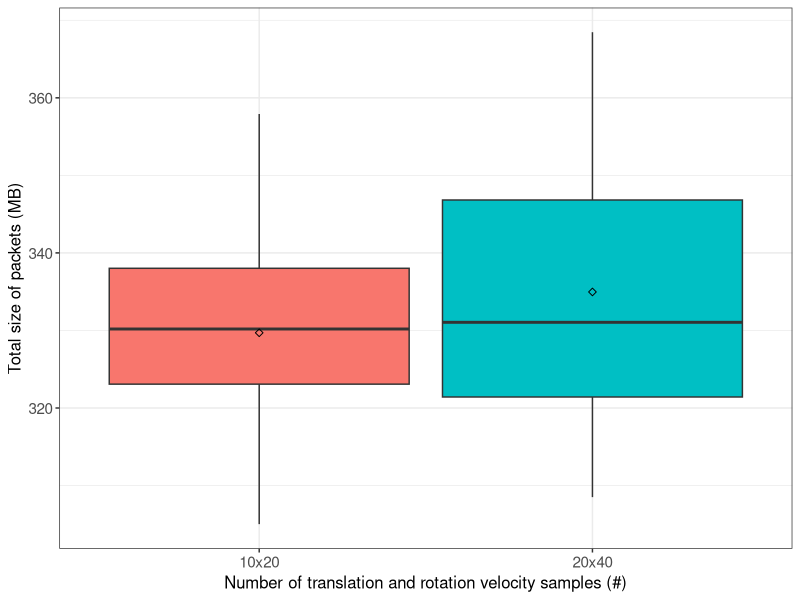
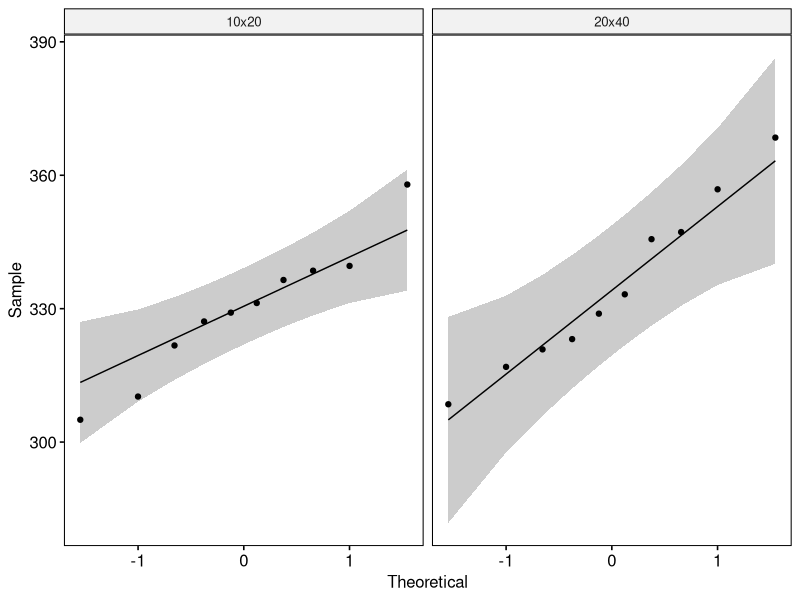

Source code (R) for these figures, in order:
## ---- chunk 1
if (!require('tidyverse')) install.packages('tidyverse', dependencies = TRUE); library('tidyverse')
if (!require('ggpubr')) install.packages('ggpubr', dependencies = TRUE); library('ggpubr')
if (!require('rstatix')) install.packages('rstatix', dependencies = TRUE); library('rstatix')
if (!require('ggplot2')) install.packages('ggplot2', dependencies = TRUE); library('ggplot2')
## ---- chunk 2
data <- read.csv(file = '../../raw_data/test_velocity_samples/run_table.csv')
data$size_of_packets <- data$size_of_packets / 1000000
data <- subset(data, select = c(X__run_id, velocity_samples, size_of_packets))
data$velocity_samples <- as.factor(data$velocity_samples)
data$size_of_packets <- as.numeric(data$size_of_packets)
## ---- chunk 3
data %>%
  group_by(velocity_samples) %>%
  get_summary_stats(size_of_packets, type = "mean_sd")
## ---- chunk 4
ggplot(data, aes(x = velocity_samples, y = size_of_packets, fill = velocity_samples)) +
  theme_bw() + 
  geom_boxplot(width = 0.9, outlier.size = 0.5) + 
  stat_summary(fun = mean, color = 'black', geom = 'point', shape = 5, size = 1.5) +
  labs(x = "Number of translation and rotation velocity samples (#)", y = "Total size of packets (MB)") +
  theme(legend.position = 'none') +
  theme(
    axis.title.x = element_text(size = 12, family = 'sans'),
    axis.title.y = element_text(size = 12, family = 'sans'),
    axis.text.x = element_text(size = 11, family = 'sans'),
    axis.text.y = element_text(size = 11, family = 'sans')
  )
## ---- chunk 5
data %>% 
  group_by(velocity_samples) %>%
  identify_outliers(size_of_packets)
## ---- chunk 6
ggqqplot(data, x = "size_of_packets", facet.by = "velocity_samples")
## ---- chunk 7
data %>%
  group_by(velocity_samples) %>%
  shapiro_test(size_of_packets)
## ---- chunk 8
data %>%
  t_test(size_of_packets ~ velocity_samples) %>%
  add_significance()
